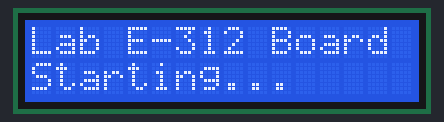
This sketch was run on a simulated Arduino Uno, built with avr-gcc and run on an emulated ATmega328P. On the bench: 16×2 character LCD. The local clock reads 2024-03-15 10:24:30 at power-on unless the sketch sets it; what the sketch prints to the serial monitor is not drawn.

Above: at 0.1 s.
At 17.2 s:
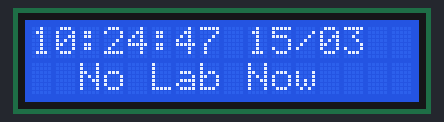
At 22.4 s:
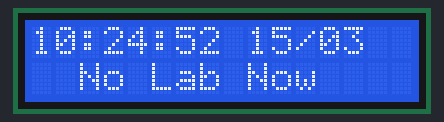
At 27.7 s:
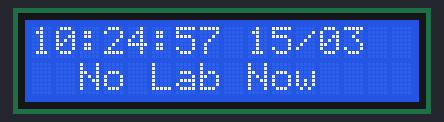
At 32.9 s:
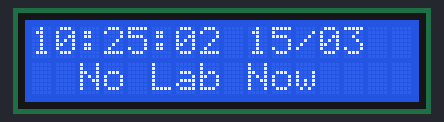
At 38.1 s:
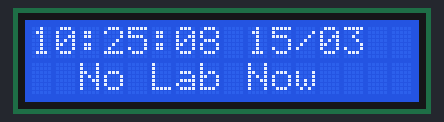

The sketch:

smart_notice_board.ino
```cpp
#include <Wire.h>
#include <LiquidCrystal_I2C.h>
#include <RTClib.h>

// ── Hardware ──────────────────────────────────────
LiquidCrystal_I2C lcd(0x27, 16, 2);
RTC_DS3231 rtc;

// ── Config ────────────────────────────────────────
const char* LAB      = "312";

// ── Timing ────────────────────────────────────────
bool TEST_MODE = false;                  // change to true for test mode
const unsigned long FETCH_MS  = TEST_MODE ? 10000 : 30000;
const unsigned long TOGGLE_MS = 5000;

// ── Data ──────────────────────────────────────────
String subjectName  = "Loading...";
String teacherName  = "Please wait";
String batchName    = "";
String labNo        = "312";
String slotType     = "free";
String mlPredicted  = "";
String mlConfidence = "";

unsigned long lastFetch  = 0;
unsigned long lastToggle = 0;
int toggleState = 0;

// ════════════════════════════════════════════════
// Send command to PC via Serial2, wait for response
// ESP32 TX2=GPIO17, RX2=GPIO16  →  connect to USB-Serial adapter to PC
// OR use Serial (USB) if PC bridge reads from same port
// ════════════════════════════════════════════════
String askPC(String command) {
    while (Serial.available()) Serial.read();
    Serial.println(command);

    unsigned long start = millis();
    String response = "";

    while (millis() - start < 6000) {
        if (Serial.available()) {
            response = Serial.readStringUntil('\n');
            response.trim();
            if (response.length() > 0) break;
        }
        delay(10);
    }
    return response;
}

// ════════════════════════════════════════════════
// Parse CSV response:  subject,teacher,batch,lab,slottype
// ════════════════════════════════════════════════
void parseCurrentResponse(String resp) {
    if (resp == "" || resp.startsWith("ERR")) {
        subjectName = "API Err";
        return;
    }
    int i0 = resp.indexOf(',');
    int i1 = resp.indexOf(',', i0 + 1);
    int i2 = resp.indexOf(',', i1 + 1);
    int i3 = resp.indexOf(',', i2 + 1);

    subjectName = resp.substring(0, i0);
    teacherName = resp.substring(i0 + 1, i1);
    batchName   = resp.substring(i1 + 1, i2);
    labNo       = resp.substring(i2 + 1, i3);
    slotType    = resp.substring(i3 + 1);
}

// ════════════════════════════════════════════════
// Parse ML response:  predicted_subject,confidence
// ════════════════════════════════════════════════
void parseMLResponse(String resp) {
    if (resp == "" || resp.startsWith("ERR")) return;
    int i0 = resp.indexOf(',');
    mlPredicted  = resp.substring(0, i0);
    mlConfidence = resp.substring(i0 + 1);
}

void fetchData() {
    String cmd  = TEST_MODE ? "GET_TEST:" : "GET_CURRENT:";
    String resp = askPC(cmd + String(LAB));
    parseCurrentResponse(resp);
}

void fetchML() {
    String resp = askPC("GET_ML:" + String(LAB));
    parseMLResponse(resp);
}

// ════════════════════════════════════════════════
// Row 1 — Time + Date
// ════════════════════════════════════════════════
void printRow1(DateTime &now) {
    lcd.setCursor(0, 0);
    if (now.hour()   < 10) lcd.print("0");
    lcd.print(now.hour());   lcd.print(":");
    if (now.minute() < 10) lcd.print("0");
    lcd.print(now.minute()); lcd.print(":");
    if (now.second() < 10) lcd.print("0");
    lcd.print(now.second()); lcd.print(" ");
    if (now.day()    < 10) lcd.print("0");
    lcd.print(now.day());    lcd.print("/");
    if (now.month()  < 10) lcd.print("0");
    lcd.print(now.month());
}

// ════════════════════════════════════════════════
// Row 2 — Cycles: Subject+Lab → Batch+Teacher → ML vs DB
// ════════════════════════════════════════════════
void printRow2() {
    lcd.setCursor(0, 1);
    lcd.print("                ");
    lcd.setCursor(0, 1);

    if (slotType == "break") { lcd.print("--Short Break---"); return; }
    if (slotType == "lunch") { lcd.print("--Lunch Break---"); return; }
    if (slotType == "free")  { lcd.print("  No Lab Now    "); return; }

    if (toggleState == 0) {
        String disp = subjectName;
        if (disp.length() > 7) disp = disp.substring(0, 7);
        while (disp.length() < 8) disp += " ";
        disp += "L" + labNo;
        lcd.print(disp.substring(0, 16));

    }else if (toggleState == 1) {
    String disp = "Bat:" + batchName + " Pr:" + teacherName;
    if (disp.length() > 16) disp = disp.substring(0, 16);
    lcd.print(disp);

    } else {
    String db_s = subjectName.substring(0, min((int)subjectName.length(), 5));
    String ml_s = mlPredicted.length() > 0
                  ? mlPredicted.substring(0, min((int)mlPredicted.length(), 5))
                  : "N/A";
    String disp = "TT:" + db_s + " Pred:" + ml_s;
    if (disp.length() > 16) disp = disp.substring(0, 16);
    lcd.print(disp);
}
}

// ════════════════════════════════════════════════
// SETUP
// ════════════════════════════════════════════════
void setup() {
    Serial.begin(115200);
    Wire.begin();

    lcd.init();
    lcd.backlight();
    lcd.setCursor(0, 0);
    lcd.print("Lab E-312 Board ");
    lcd.setCursor(0, 1);
    lcd.print("Starting...     ");

    if (!rtc.begin()) {
        lcd.setCursor(0, 1);
        lcd.print("RTC FAILED!     ");
        while (1);
    }
    // Comment out after first upload:
   // rtc.adjust(DateTime(F(__DATE__), F(__TIME__)));

    delay(5000);  // give PC time to release port after upload

    fetchData();
    fetchML();

    lcd.clear();
    lastFetch  = millis();
    lastToggle = millis();
}

// ════════════════════════════════════════════════
// LOOP
// ════════════════════════════════════════════════
void loop() {
    unsigned long now_ms = millis();

    if (now_ms - lastFetch >= FETCH_MS) {
        fetchData();
        fetchML();
        lastFetch = now_ms;
        lcd.clear();
    }

    if (now_ms - lastToggle >= TOGGLE_MS) {
        toggleState = (toggleState + 1) % 3;
        lastToggle  = now_ms;
    }

    DateTime now = rtc.now();
    printRow1(now);
    printRow2();

    delay(1000);
}
```

Measured:
- what the display in image 1 shows lasts 1.0 s, from 17.2 s to 18.2 s
